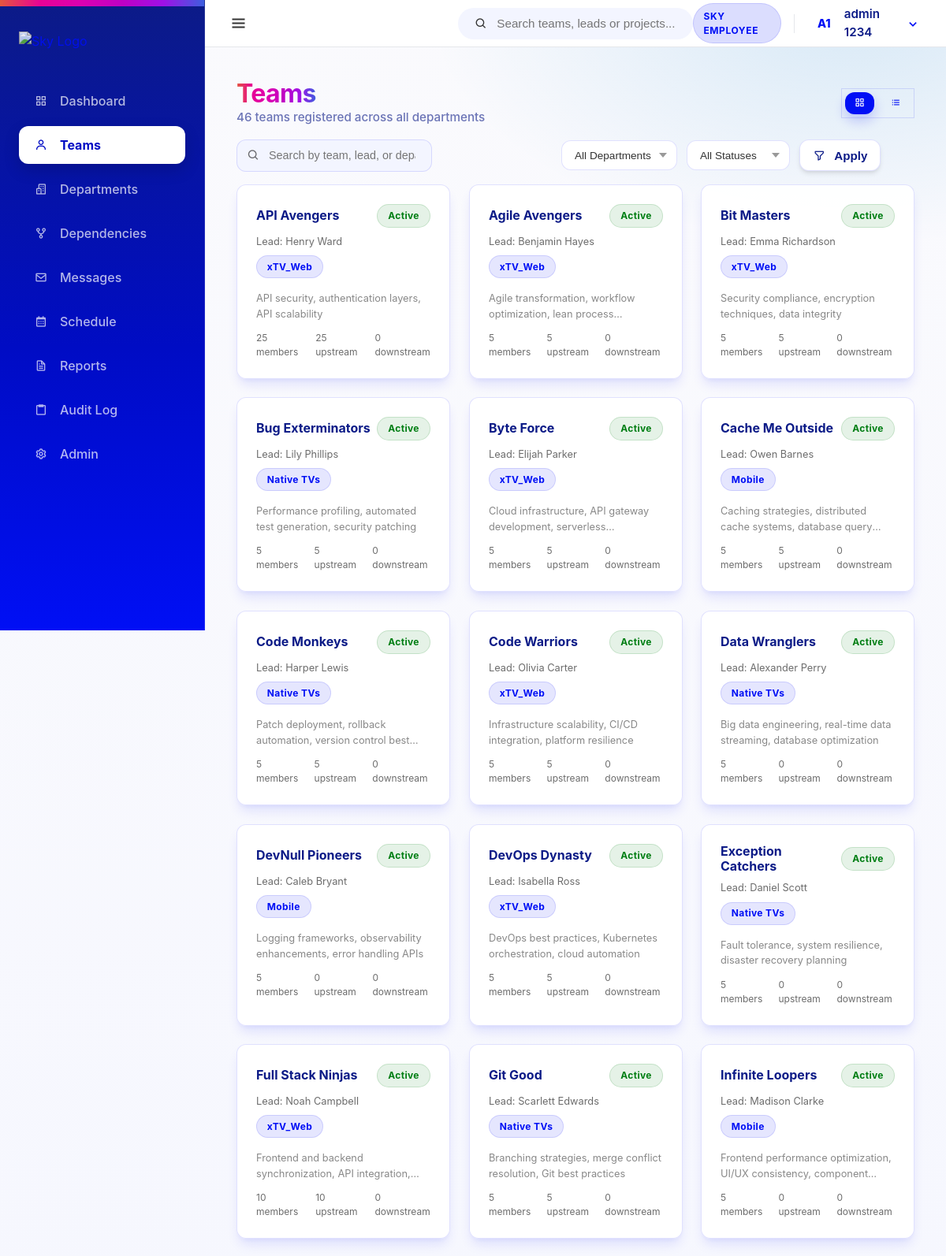
Page /teams/ (signed in, upper part) on the committed database.
### core/models.py (models this page shows, shortened)
class User(AbstractUser):
    class Meta:
        verbose_name = 'User'
        verbose_name_plural = 'Users'

class Team(models.Model):
    team_id = models.AutoField(primary_key=True)
    department = models.ForeignKey(Department, on_delete=models.CASCADE, related_name='teams')
    team_name = models.CharField(max_length=100)
    mission = models.TextField(blank=True) # High-Fi Requirement
    lead_email = models.EmailField(blank=True) # High-Fi Requirement
    team_leader_name = models.CharField(max_length=100, blank=True)
    work_stream = models.CharField(max_length=100)
    project_name = models.CharField(max_length=100)
    project_codebase = models.CharField(max_length=100)
    status = models.CharField(max_length=50, default='Active')
    tech_tags = models.TextField(blank=True, help_text="Comma separated tags")
    created_at = models.DateTimeField(auto_now_add=True)
    updated_at = models.DateTimeField(auto_now=True)

class Department(models.Model):
    department_id = models.AutoField(primary_key=True)
    department_name = models.CharField(max_length=100)
    department_lead_name = models.CharField(max_length=100)
    specialization = models.CharField(max_length=150, blank=True, null=True, help_text="e.g. Web Development, Cloud Infrastructure") # Rubric Requirement
    description = models.TextField()

### teams/views.py (the view)
# urls.py: path('', views.team_list, name='team_list'),
@login_required
def team_list(request):
    try:
        search_query = request.GET.get('search', '').strip()
        dept_filter = request.GET.get('department', '')
        status_filter = request.GET.get('status', '')
        teams = Team.objects.select_related('department').annotate(
            member_count=Count('members'),
            upstream_count=Count('dependencies_to', filter=Q(dependencies_to__dependency_type='upstream')),
            downstream_count=Count('dependencies_from', filter=Q(dependencies_from__dependency_type='downstream')),
        ).order_by('team_name')
        if search_query:
            teams = teams.filter(
                Q(team_name__icontains=search_query) |
                Q(team_leader_name__icontains=search_query) |
                Q(department__department_name__icontains=search_query)
            )
        if dept_filter:
            teams = teams.filter(department__department_name=dept_filter)
        if status_filter:
            teams = teams.filter(status=status_filter)
        departments = Department.objects.all().order_by('department_name')
        view_mode = request.GET.get('view', 'grid')
        if view_mode not in ('grid', 'list'):
            view_mode = 'grid'
        context = {
            'teams': teams,
            'departments': departments,
            'search_query': search_query,
            'dept_filter': dept_filter,
            'status_filter': status_filter,
            'total_count': teams.count(),
            'view_mode': view_mode,
        }
        return render(request, 'teams/team_list.html', context)
    except Exception as error:
        return render(request, 'teams/team_list.html', {
            'teams': [],
            'departments': [],
            'error': str(error),
        })

### templates/teams/team_list.html (shortened to what this page needs)
{% extends 'base.html' %}
{% block content %}
<div class="flex-between mb-2 animate-slide-up">
    <div>
        <h1 class="spectrum-text" style="font-size: 2rem; letter-spacing: -0.02em;">Teams</h1>
        <p style="color: var(--sky-header-blue); opacity: 0.6; font-weight: 500; font-size: 0.95rem;">{{ total_count }} team{{ total_count|pluralize }} registered across all departments</p>
    </div>
    <div class="flex-center gap-1" style="background: var(--surface-strong); border-radius: var(--border-radius); padding: 0.25rem; border: 1px solid var(--border);">
        <a href="?search={{ search_query }}&department={{ dept_filter }}&status={{ status_filter }}&view=grid"
           class="btn {% if view_mode == 'grid' %}btn-primary{% else %}btn-ghost{% endif %}"
           style="padding: 0.45rem 0.75rem; font-size: 0.85rem; text-decoration: none;"
           title="Grid view">
            <i class='bx bx-grid-alt'></i>
        </a>
        <a href="?search={{ search_query }}&department={{ dept_filter }}&status={{ status_filter }}&view=list"
           class="btn {% if view_mode == 'list' %}btn-primary{% else %}btn-ghost{% endif %}"
           style="padding: 0.45rem 0.75rem; font-size: 0.85rem; text-decoration: none;"
           title="List view">
            <i class='bx bx-list-ul'></i>
        </a>
    </div>
</div>
<form method="get" action="{% url 'teams:team_list' %}" class="filter-bar mb-2 animate-slide-up" style="animation-delay: 0.1s;">
    <div style="position: relative; flex: 1; max-width: 400px;">
        <i class='bx bx-search' style="position: absolute; left: 0.85rem; top: 50%; transform: translateY(-50%); color: var(--muted-foreground);"></i>
        <input type="text" name="search" class="filter-input" placeholder="Search by team, lead, or department..." value="{{ search_query }}" id="team-search">
    </div>
    <select name="department" class="filter-select" id="dept-filter">
        <option value="">All Departments</option>
    </select>
    <select name="status" class="filter-select" id="status-filter">
        <option value="">All Statuses</option>
    </select>
    <button type="submit" class="btn btn-secondary" style="padding: 0.65rem 1rem;">
        <i class='bx bx-filter-alt'></i> Apply
    </button>
</form>
{% if teams %}
{% if view_mode == 'list' %}
<div class="card animate-slide-up spell-tilt" style="animation-delay: 0.2s; padding: 0; overflow: hidden;">
    <table style="width: 100%; border-collapse: collapse; font-size: 0.875rem;">
        <thead>
            <tr style="background: var(--surface-strong); border-bottom: 2px solid var(--border);">
                <th style="text-align: left; padding: 0.85rem 1.25rem; font-weight: 600; color: var(--sky-header-blue);">Team</th>
                <th style="text-align: left; padding: 0.85rem 1rem; font-weight: 600; color: var(--sky-header-blue);">Department</th>
                <th style="text-align: left; padding: 0.85rem 1rem; font-weight: 600; color: var(--sky-header-blue);">Lead</th>
                <th style="text-align: left; padding: 0.85rem 1rem; font-weight: 600; color: var(--sky-header-blue);">Status</th>
                <th style="text-align: center; padding: 0.85rem 1rem; font-weight: 600; color: var(--sky-header-blue);">Members</th>
                <th style="text-align: center; padding: 0.85rem 1rem; font-weight: 600; color: var(--sky-header-blue);">Upstream</th>
                <th style="text-align: center; padding: 0.85rem 1rem; font-weight: 600; color: var(--sky-header-blue);">Downstream</th>
            </tr>
        </thead>
        <tbody>
            {% for team in teams %}
            <tr data-href="{% url 'teams:team_detail' team.team_id %}" onclick="window.location=this.dataset.href"
                style="border-bottom: 1px solid var(--border); cursor: pointer; transition: background 0.15s;"
                onmouseover="this.style.background='var(--surface-strong)'" onmouseout="this.style.background=''">
                <td style="padding: 0.85rem 1.25rem;">
                    <a href="{% url 'teams:team_detail' team.team_id %}" style="text-decoration: none; font-weight: 600; color: var(--sky-header-blue);">
                        {{ team.team_name }}
                    </a>
                    {% if team.mission %}
                    <p style="font-size: 0.75rem; color: var(--muted-foreground); margin: 0.2rem 0 0; overflow: hidden; text-overflow: ellipsis; white-space: nowrap; max-width: 260px;">
                        {{ team.mission|truncatewords:10 }}
                    </p>
                    {% endif %}
                </td>
                <td style="padding: 0.85rem 1rem;">
                    <span class="chip chip-department">{{ team.department.department_name }}</span>
                </td>
                <td style="padding: 0.85rem 1rem; color: var(--sky-text);">
                    {{ team.team_leader_name|default:"—" }}
                </td>
                <td style="padding: 0.85rem 1rem;">
                    <span class="chip {% if team.status == 'Active' %}chip-active{% elif team.status == 'Restructuring' %}chip-restructuring{% else %}chip-disbanded{% endif %}">
                        {{ team.status }}
                    </span>
                </td>
                <td style="padding: 0.85rem 1rem; text-align: center; color: var(--muted-foreground);">{{ team.member_count }}</td>
                <td style="padding: 0.85rem 1rem; text-align: center; color: var(--muted-foreground);">{{ team.upstream_count }}</td>
                <td style="padding: 0.85rem 1rem; text-align: center; color: var(--muted-foreground);">{{ team.downstream_count }}</td>
            </tr>
            {% endfor %}
        </tbody>
    </table>
</div>
{% else %}
<div class="grid-3 animate-slide-up" style="animation-delay: 0.2s;">
    {% for team in teams %}
    <a href="{% url 'teams:team_detail' team.team_id %}" class="card spell-tilt spell-shine" style="text-decoration: none; color: inherit; cursor: pointer;">
        <div class="flex-between mb-1">
            <h4 style="font-size: 1rem; color: var(--sky-header-blue); padding-right: 0.5rem;">{{ team.team_name }}</h4>
            <span class="chip {% if team.status == 'Active' %}chip-active{% elif team.status == 'Restructuring' %}chip-restructuring{% else %}chip-disbanded{% endif %}">
                {{ team.status }}
            </span>
        </div>
        <p style="font-size: 0.8rem; color: var(--muted-foreground); margin-bottom: 0.5rem;">
            Lead: {{ team.team_leader_name|default:"Not assigned" }}
        </p>
        <span class="chip chip-department" style="margin-bottom: 0.5rem;">{{ team.department.department_name }}</span>
        {% if team.mission %}
        <p style="font-size: 0.8rem; color: #888; margin-top: 0.5rem; display: -webkit-box; -webkit-line-clamp: 2; -webkit-box-orient: vertical; overflow: hidden;">
            {{ team.mission|truncatewords:18 }}
        </p>
        {% endif %}
        <div class="flex gap-2" style="margin-top: 0.75rem; font-size: 0.75rem; color: var(--muted-foreground);">
            <span>{{ team.member_count }} member{{ team.member_count|pluralize }}</span>
            <span>{{ team.upstream_count }} upstream</span>
            <span>{{ team.downstream_count }} downstream</span>
        </div>
    </a>
    {% endfor %}
</div>
{% endif %}
{% endif %}
{% endblock %}

### templates/base.html (shortened to what this page needs)
{% load static %}
<!DOCTYPE html>
<html lang="en">
<head>
    <link rel="stylesheet" href="{% static 'css/sky-layout.css' %}">
    <link rel="stylesheet" href="{% static 'css/style.css' %}">
    <link href='https://unpkg.com/boxicons@2.1.4/css/boxicons.min.css' rel='stylesheet'>
</head>
<body>
    <div class="app-container">
        <nav class="sidebar">
            <div class="sidebar-header">
                <a href="{% url 'core:dashboard' %}" class="logo-link">
                    <img src="{% static 'images/Sky-spectrum-rgb.png' %}" alt="Sky Logo" class="sky-logo-img sidebar-logo">
                </a>
            </div>
            <ul class="nav-links">
                <li class="nav-item">
                    <a href="{% url 'core:dashboard' %}" class="nav-link {% if request.resolver_match.url_name == 'dashboard' %}active{% endif %}">
                        <i class='bx bx-grid-alt'></i> <span class="nav-label">Dashboard</span>
                    </a>
                </li>
                <li class="nav-item">
                    <a href="{% url 'teams:team_list' %}" class="nav-link {% if 'teams' in request.path %}active{% endif %}">
                        <i class='bx bx-user'></i> <span class="nav-label">Teams</span>
                    </a>
                </li>
                <li class="nav-item">
                    <a href="{% url 'organisation:org_chart' %}" class="nav-link {% if 'organisation' in request.path and 'dependencies' not in request.path %}active{% endif %}">
                        <i class='bx bx-buildings' ></i> <span class="nav-label">Departments</span>
                    </a>
                </li>
                <li class="nav-item">
                    <a href="{% url 'organisation:dependencies' %}" class="nav-link {% if 'dependencies' in request.path %}active{% endif %}">
                        <i class='bx bx-git-repo-forked' ></i> <span class="nav-label">Dependencies</span>
                    </a>
                </li>
                <li class="nav-item">
                    <a href="{% url 'messages_app:inbox' %}" class="nav-link {% if 'messages' in request.path %}active{% endif %}">
                        <i class='bx bx-envelope' ></i> <span class="nav-label">Messages</span>
                    </a>
                </li>
                <li class="nav-item">
                    <a href="{% url 'schedule:calendar' %}" class="nav-link {% if 'schedule' in request.path %}active{% endif %}">
                        <i class='bx bx-calendar' ></i> <span class="nav-label">Schedule</span>
                    </a>
                </li>
                <li class="nav-item">
                    <a href="{% url 'reports:reports_home' %}" class="nav-link {% if 'reports' in request.path %}active{% endif %}">
                        <i class='bx bx-file' ></i> <span class="nav-label">Reports</span>
                    </a>
                </li>
                <li class="nav-item">
                    <a href="{% url 'core:audit_log' %}" class="nav-link {% if 'audit' in request.path %}active{% endif %}">
                        <i class='bx bx-clipboard' ></i> <span class="nav-label">Audit Log</span>
                    </a>
                </li>
                {% if user.is_superuser %}
                <li class="nav-item">
                    <a href="/admin/" class="nav-link">
                        <i class='bx bx-cog' ></i> <span class="nav-label">Admin</span>
                    </a>
                </li>
                {% endif %}
            </ul>
            </nav>
        <div class="main-wrapper">
            <header class="top-navbar" style="display: flex; align-items: center; justify-content: space-between; height: 60px;">
                <div class="navbar-left">
                    <button id="sidebar-toggle" class="sidebar-toggle-btn" aria-label="Toggle Sidebar">
                        <i class='bx bx-menu'></i>
                    </button>
                </div>
                <div class="navbar-middle">
                    <div class="search-bar-container" id="global-search">
                        <div class="search-bar">
                            <i class='bx bx-search'></i>
                            <input type="text" placeholder="Search teams, leads or projects..." id="search-input">
                        </div>
                    </div>
                </div>
                <div class="navbar-right" style="display: flex; align-items: center; gap: 12px;">
                    <span class="badge badge-blue" style="vertical-align: middle; display: inline-flex; align-items: center;">SKY EMPLOYEE</span>
                    <div class="nav-user-dropdown" id="user-dropdown-container" style="display: flex; align-items: center;">
                        <div class="nav-avatar-trigger" id="user-dropdown-btn" style="display: flex; align-items: center;">
                            <div class="avatar-circle small">
                                {% if user.first_name %}{{ user.first_name|first|upper }}{% else %}{{ user.username|first|upper }}{% endif %}{% if user.last_name %}{{ user.last_name|first|upper }}{% endif %}
                            </div>
                            <span class="user-fullname">{{ user.get_full_name|default:user.username }}</span>
                            <i class='bx bx-chevron-down'></i>
                        </div>
                    </div>
                </div>
            </header>
            <main class="content-area animate-slide-up">
                {% block content %}{% endblock %}
            </main>
        </div>
    </div>
</body>
</html>

### rows in the picture
User: first_name|first "A", last_name|first "1", get_full_name "admin 1234"
Team: team_name "API Avengers", status "Active", team_leader_name "Henry Ward", department.department_name "xTV_Web", mission "API security, authentication layers, API scalability", member_count "25", upstream_count "25", downstream_count "0"
Team: team_name "Agile Avengers", status "Active", team_leader_name "Benjamin Hayes", department.department_name "xTV_Web", mission "Agile transformation, workflow optimization, lean…", member_count "5", upstream_count "5", downstream_count "0"
Team: team_name "Bit Masters", status "Active", team_leader_name "Emma Richardson", department.department_name "xTV_Web", mission "Security compliance, encryption techniques, data integrity", member_count "5", upstream_count "5", downstream_count "0"
Team: team_name "Bug Exterminators", status "Active", team_leader_name "Lily Phillips", department.department_name "Native TVs", mission "Performance profiling, automated test generation, security patching", member_count "5", upstream_count "5", downstream_count "0"
Team: team_name "Byte Force", status "Active", team_leader_name "Elijah Parker", department.department_name "xTV_Web", mission "Cloud infrastructure, API gateway development,…", member_count "5", upstream_count "5", downstream_count "0"
Team: team_name "Cache Me Outside", status "Active", team_leader_name "Owen Barnes", department.department_name "Mobile", mission "Caching strategies, distributed cache systems, database…", member_count "5", upstream_count "5", downstream_count "0"
Team: team_name "Code Monkeys", status "Active", team_leader_name "Harper Lewis", department.department_name "Native TVs", mission "Patch deployment, rollback automation, version control…", member_count "5", upstream_count "5", downstream_count "0"
Team: team_name "Code Warriors", status "Active", team_leader_name "Olivia Carter", department.department_name "xTV_Web", mission "Infrastructure scalability, CI/CD integration, platform resilience", member_count "5", upstream_count "5", downstream_count "0"
Team: team_name "Data Wranglers", status "Active", team_leader_name "Alexander Perry", department.department_name "Native TVs", mission "Big data engineering, real-time data streaming, database optimization", member_count "5", upstream_count "0", downstream_count "0"
Team: team_name "DevNull Pioneers", status "Active", team_leader_name "Caleb Bryant", department.department_name "Mobile", mission "Logging frameworks, observability enhancements, error handling APIs", member_count "5", upstream_count "0", downstream_count "0"
Team: team_name "DevOps Dynasty", status "Active", team_leader_name "Isabella Ross", department.department_name "xTV_Web", mission "DevOps best practices, Kubernetes orchestration, cloud automation", member_count "5", upstream_count "5", downstream_count "0"
Team: team_name "Exception Catchers", status "Active", team_leader_name "Daniel Scott", department.department_name "Native TVs", mission "Fault tolerance, system resilience, disaster recovery planning", member_count "5", upstream_count "0", downstream_count "0"
Team: team_name "Full Stack Ninjas", status "Active", team_leader_name "Noah Campbell", department.department_name "xTV_Web", mission "Frontend and backend synchronization, API…", member_count "10", upstream_count "10", downstream_count "0"
Team: team_name "Git Good", status "Active", team_leader_name "Scarlett Edwards", department.department_name "Native TVs", mission "Branching strategies, merge conflict resolution, Git best practices", member_count "5", upstream_count "5", downstream_count "0"
Team: team_name "Infinite Loopers", status "Active", team_leader_name "Madison Clarke", department.department_name "Mobile", mission "Frontend performance optimization, UI/UX consistency,…", member_count "5", upstream_count "0", downstream_count "0"

### other values in the picture
{{ total_count }} "46"
